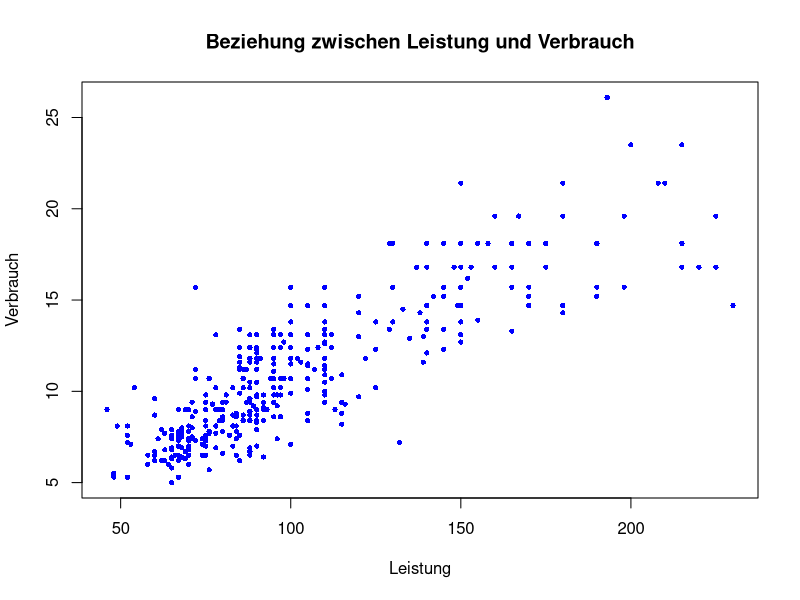
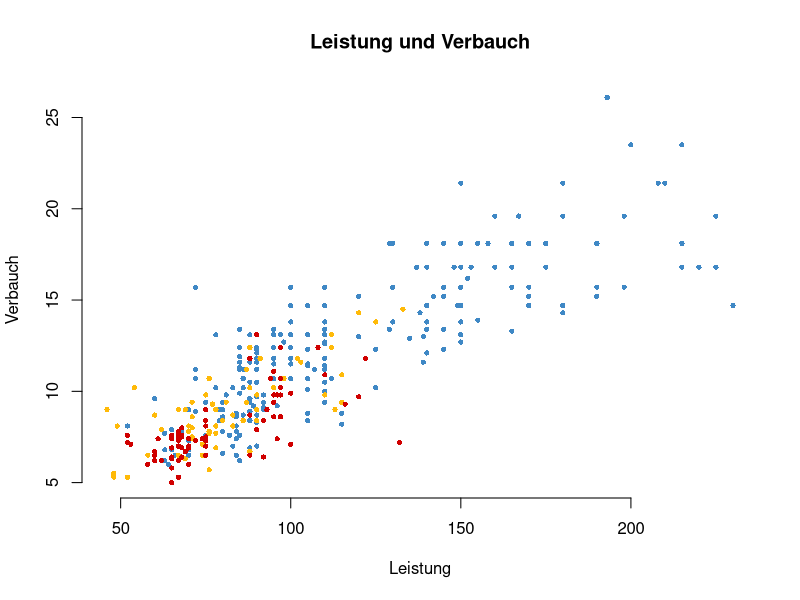
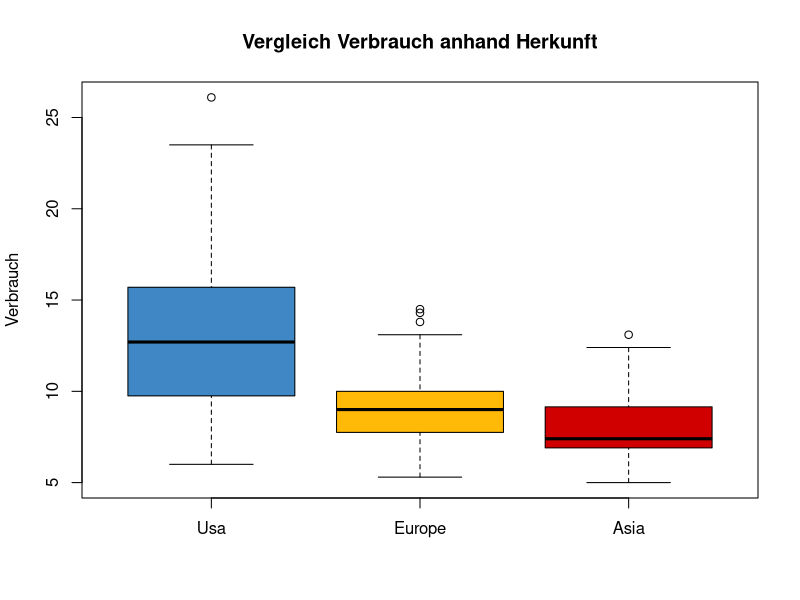

These figures' R source, in order:
WD = getwd()
setwd(WD)

data <-
  read.csv2(
    "Daten/autos.csv",
    header = TRUE,
    sep = ";",
    fill = TRUE,
    stringsAsFactors = TRUE
  )


data[, "Herkunft"] <- as.factor(data[, "Herkunft"])

summary(data)

# Aufgabe 2 --------------------------------------------------------------------
verbrauch <- data[, "Verbrauch"]
zylinder <- data[, "Zylinder"]
hubraum <- data[, "Hubraum"]

mean(verbrauch)
median(verbrauch)
sd(verbrauch)

mean(zylinder)
median(zylinder)
sd(zylinder)

mean(hubraum)
median(hubraum)
sd(hubraum)

# 1 (=Amerika), 2 (=Europa) und 3 (=Asien)
table(data$Herkunft)

# Aufgabe 3 --------------------------------------------------------------------
x <- data[, "Leistung"]
y <- data[, "Verbrauch"]
plot(
  x,
  y,
  type = "p",
  main = "Beziehung zwischen Leistung und Verbrauch",
  xlab = "Leistung",
  ylab = "Verbrauch",
  xlim = c(46, 230),
  ylim = c(5, 26.1),
  pch = 16,
  col = "blue",
  cex = 0.7,
  
)

# Aufgabe 4 --------------------------------------------------------------------
mean_by_continent <-
  aggregate(verbrauch ~ data[, "Herkunft"], data = data, mean)
names(mean_by_continent) <- c("Herkunft", "Verbrauch")
mean_by_continent # 1 (=Amerika), 2 (=Europa) und 3 (=Asien)

# Aufgabe 5 --------------------------------------------------------------------
usa <- subset(data, Herkunft == "1")
europe <- subset(data, Herkunft == "2")
asia <- subset(data, Herkunft == "3")

x_usa_leistung <- usa[, "Leistung"]
y_usa_verbrauch <- usa[, "Verbrauch"]

plot(
  x_usa_leistung,
  y_usa_verbrauch,
  main = "Leistung und Verbauch",
  type = "p",
  xlab = "Leistung",
  ylab = "Verbauch",
  xlim = c(46, 230),
  ylim = c(5, 26.1),
  pch = 16,
  cex = 0.7,
  col = "#3f88c5",
  bty = "n",
  
)

x_europe_leistung <- europe[, "Leistung"]
y_europe_verbrauch <- europe[, "Verbrauch"]
points(
  x_europe_leistung,
  y_europe_verbrauch,
  pch = 16,
  cex = 0.7,
  col = "#ffba08"
)

x_asia_leistung <- asia[, "Leistung"]
y_asia_verbrauch <- asia[, "Verbrauch"]
points(
  x_asia_leistung,
  y_asia_verbrauch,
  pch = 16,
  cex = 0.7,
  col = "#d00000"
)
# Aufgabe 6 --------------------------------------------------------------------

usa <- subset(data, Herkunft == "1")
europe <- subset(data, Herkunft == "2")
asia <- subset(data, Herkunft == "3")
usa_verbrauch <- usa[, "Verbrauch"]
europe_verbrauch <- europe[, "Verbrauch"]
asia_verbrauch <- asia[, "Verbrauch"]
boxplot(
  usa_verbrauch,
  europe_verbrauch,
  asia_verbrauch,
  ylab = "Verbrauch",
  main = "Vergleich Verbrauch anhand Herkunft",
  names = c("Usa", "Europe", "Asia"),
  col = c("#3f88c5", "#ffba08", "#d00000")
)
# Aufgabe 7 --------------------------------------------------------------------

verbrauch <- data[, "Verbrauch"]
leistung <- data[, "Leistung"]
gewicht <- data[, "Gewicht"]

cor(leistung, verbrauch)
cor(verbrauch, gewicht)
